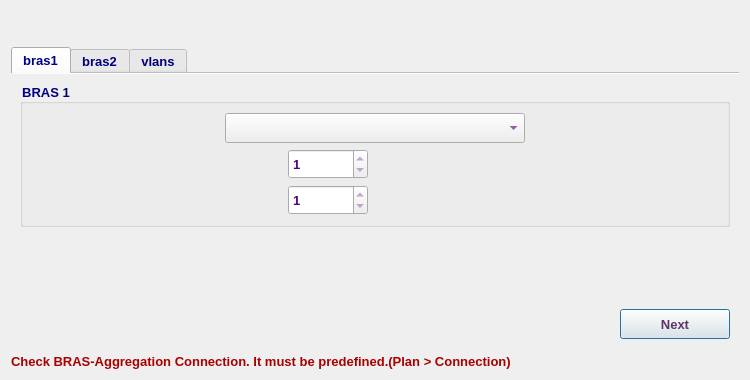
<?xml version="1.0" encoding="UTF-8"?>
<ui version="4.0">
 <class>Mxk819BrasPlanDialog</class>
 <widget class="QDialog" name="Mxk819BrasPlanDialog">
  <property name="geometry">
   <rect>
    <x>0</x>
    <y>0</y>
    <width>750</width>
    <height>380</height>
   </rect>
  </property>
  <property name="minimumSize">
   <size>
    <width>750</width>
    <height>380</height>
   </size>
  </property>
  <property name="maximumSize">
   <size>
    <width>751</width>
    <height>381</height>
   </size>
  </property>
  <property name="font">
   <font>
    <family>Tahoma</family>
    <pointsize>10</pointsize>
   </font>
  </property>
  <property name="windowTitle">
   <string>BRAS Plan</string>
  </property>
  <property name="windowIcon">
   <iconset resource="../../../../../image.qrc">
    <normaloff>:/Image/router.png</normaloff>:/Image/router.png</iconset>
  </property>
  <layout class="QVBoxLayout" name="verticalLayout_6">
   <item>
    <widget class="QLabel" name="dslamLbl">
     <property name="minimumSize">
      <size>
       <width>0</width>
       <height>30</height>
      </size>
     </property>
     <property name="maximumSize">
      <size>
       <width>16777215</width>
       <height>30</height>
      </size>
     </property>
     <property name="font">
      <font>
       <family>Tahoma</family>
       <pointsize>10</pointsize>
       <weight>75</weight>
       <bold>true</bold>
      </font>
     </property>
     <property name="styleSheet">
      <string notr="true">color: rgb(85, 0, 127);</string>
     </property>
     <property name="text">
      <string/>
     </property>
     <property name="alignment">
      <set>Qt::AlignCenter</set>
     </property>
    </widget>
   </item>
   <item>
    <widget class="QTabWidget" name="tabWidget">
     <property name="font">
      <font>
       <weight>75</weight>
       <bold>true</bold>
      </font>
     </property>
     <property name="styleSheet">
      <string notr="true">color: rgb(0, 0, 127);</string>
     </property>
     <property name="currentIndex">
      <number>0</number>
     </property>
     <property name="documentMode">
      <bool>true</bool>
     </property>
     <widget class="QWidget" name="bras1Tab">
      <attribute name="title">
       <string>bras1</string>
      </attribute>
      <layout class="QVBoxLayout" name="verticalLayout_7">
       <item>
        <widget class="QGroupBox" name="groupBox">
         <property name="font">
          <font>
           <family>Tahoma</family>
           <pointsize>10</pointsize>
           <weight>75</weight>
           <bold>true</bold>
          </font>
         </property>
         <property name="title">
          <string>BRAS 1</string>
         </property>
         <layout class="QVBoxLayout" name="verticalLayout">
          <item>
           <layout class="QHBoxLayout" name="horizontalLayout">
            <item>
             <spacer name="horizontalSpacer">
              <property name="font">
               <font>
                <family>Tahoma</family>
                <pointsize>10</pointsize>
               </font>
              </property>
              <property name="orientation">
               <enum>Qt::Horizontal</enum>
              </property>
              <property name="sizeHint" stdset="0">
               <size>
                <width>40</width>
                <height>20</height>
               </size>
              </property>
             </spacer>
            </item>
            <item>
             <widget class="QComboBox" name="bras1CB">
              <property name="minimumSize">
               <size>
                <width>300</width>
                <height>30</height>
               </size>
              </property>
              <property name="maximumSize">
               <size>
                <width>300</width>
                <height>30</height>
               </size>
              </property>
              <property name="font">
               <font>
                <family>Tahoma</family>
                <pointsize>10</pointsize>
                <weight>75</weight>
                <bold>true</bold>
               </font>
              </property>
              <property name="styleSheet">
               <string notr="true">color: rgb(85, 0, 127);</string>
              </property>
             </widget>
            </item>
            <item>
             <spacer name="horizontalSpacer_2">
              <property name="font">
               <font>
                <family>Tahoma</family>
                <pointsize>10</pointsize>
               </font>
              </property>
              <property name="orientation">
               <enum>Qt::Horizontal</enum>
              </property>
              <property name="sizeHint" stdset="0">
               <size>
                <width>40</width>
                <height>20</height>
               </size>
              </property>
             </spacer>
            </item>
           </layout>
          </item>
          <item>
           <layout class="QHBoxLayout" name="horizontalLayout_3">
            <item>
             <widget class="QLabel" name="b1a1Lbl">
              <property name="sizePolicy">
               <sizepolicy hsizetype="Expanding" vsizetype="Expanding">
                <horstretch>0</horstretch>
                <verstretch>0</verstretch>
               </sizepolicy>
              </property>
              <property name="minimumSize">
               <size>
                <width>250</width>
                <height>30</height>
               </size>
              </property>
              <property name="maximumSize">
               <size>
                <width>250</width>
                <height>30</height>
               </size>
              </property>
              <property name="font">
               <font>
                <family>Tahoma</family>
                <pointsize>10</pointsize>
                <weight>75</weight>
                <bold>true</bold>
               </font>
              </property>
              <property name="text">
               <string/>
              </property>
              <property name="wordWrap">
               <bool>true</bool>
              </property>
             </widget>
            </item>
            <item>
             <widget class="QSpinBox" name="bras1Agg1EthSB">
              <property name="minimumSize">
               <size>
                <width>80</width>
                <height>30</height>
               </size>
              </property>
              <property name="maximumSize">
               <size>
                <width>80</width>
                <height>30</height>
               </size>
              </property>
              <property name="font">
               <font>
                <family>Tahoma</family>
                <pointsize>10</pointsize>
                <weight>75</weight>
                <bold>true</bold>
               </font>
              </property>
              <property name="styleSheet">
               <string notr="true">color: rgb(85, 0, 127);</string>
              </property>
              <property name="readOnly">
               <bool>true</bool>
              </property>
              <property name="minimum">
               <number>-1</number>
              </property>
              <property name="maximum">
               <number>1000</number>
              </property>
              <property name="value">
               <number>1</number>
              </property>
             </widget>
            </item>
            <item>
             <spacer name="horizontalSpacer_3">
              <property name="font">
               <font>
                <family>Tahoma</family>
                <pointsize>10</pointsize>
               </font>
              </property>
              <property name="orientation">
               <enum>Qt::Horizontal</enum>
              </property>
              <property name="sizeHint" stdset="0">
               <size>
                <width>40</width>
                <height>20</height>
               </size>
              </property>
             </spacer>
            </item>
           </layout>
          </item>
          <item>
           <layout class="QHBoxLayout" name="horizontalLayout_2">
            <item>
             <widget class="QLabel" name="b1a2Lbl">
              <property name="sizePolicy">
               <sizepolicy hsizetype="Expanding" vsizetype="Expanding">
                <horstretch>0</horstretch>
                <verstretch>0</verstretch>
               </sizepolicy>
              </property>
              <property name="minimumSize">
               <size>
                <width>250</width>
                <height>30</height>
               </size>
              </property>
              <property name="maximumSize">
               <size>
                <width>250</width>
                <height>30</height>
               </size>
              </property>
              <property name="font">
               <font>
                <family>Tahoma</family>
                <pointsize>10</pointsize>
                <weight>75</weight>
                <bold>true</bold>
               </font>
              </property>
              <property name="text">
               <string/>
              </property>
              <property name="wordWrap">
               <bool>true</bool>
              </property>
             </widget>
            </item>
            <item>
             <widget class="QSpinBox" name="bras1Agg2EthSB">
              <property name="minimumSize">
               <size>
                <width>80</width>
                <height>30</height>
               </size>
              </property>
              <property name="maximumSize">
               <size>
                <width>80</width>
                <height>30</height>
               </size>
              </property>
              <property name="font">
               <font>
                <family>Tahoma</family>
                <pointsize>10</pointsize>
                <weight>75</weight>
                <bold>true</bold>
               </font>
              </property>
              <property name="styleSheet">
               <string notr="true">color: rgb(85, 0, 127);</string>
              </property>
              <property name="readOnly">
               <bool>true</bool>
              </property>
              <property name="minimum">
               <number>-1</number>
              </property>
              <property name="maximum">
               <number>1000</number>
              </property>
              <property name="value">
               <number>1</number>
              </property>
             </widget>
            </item>
            <item>
             <spacer name="horizontalSpacer_4">
              <property name="font">
               <font>
                <family>Tahoma</family>
                <pointsize>10</pointsize>
               </font>
              </property>
              <property name="orientation">
               <enum>Qt::Horizontal</enum>
              </property>
              <property name="sizeHint" stdset="0">
               <size>
                <width>40</width>
                <height>20</height>
               </size>
              </property>
             </spacer>
            </item>
           </layout>
          </item>
         </layout>
        </widget>
       </item>
       <item>
        <spacer name="verticalSpacer_3">
         <property name="orientation">
          <enum>Qt::Vertical</enum>
         </property>
         <property name="sizeHint" stdset="0">
          <size>
           <width>20</width>
           <height>59</height>
          </size>
         </property>
        </spacer>
       </item>
       <item>
        <layout class="QHBoxLayout" name="horizontalLayout_12">
         <item>
          <spacer name="horizontalSpacer_10">
           <property name="font">
            <font>
             <family>Tahoma</family>
             <pointsize>10</pointsize>
            </font>
           </property>
           <property name="orientation">
            <enum>Qt::Horizontal</enum>
           </property>
           <property name="sizeHint" stdset="0">
            <size>
             <width>40</width>
             <height>20</height>
            </size>
           </property>
          </spacer>
         </item>
         <item>
          <widget class="QPushButton" name="next1Btn">
           <property name="enabled">
            <bool>true</bool>
           </property>
           <property name="sizePolicy">
            <sizepolicy hsizetype="Preferred" vsizetype="Preferred">
             <horstretch>0</horstretch>
             <verstretch>0</verstretch>
            </sizepolicy>
           </property>
           <property name="minimumSize">
            <size>
             <width>110</width>
             <height>30</height>
            </size>
           </property>
           <property name="maximumSize">
            <size>
             <width>100</width>
             <height>30</height>
            </size>
           </property>
           <property name="font">
            <font>
             <family>Tahoma</family>
             <pointsize>10</pointsize>
             <weight>75</weight>
             <bold>true</bold>
            </font>
           </property>
           <property name="styleSheet">
            <string notr="true">color: rgb(92, 53, 102);</string>
           </property>
           <property name="text">
            <string>Next</string>
           </property>
           <property name="icon">
            <iconset resource="../../../../../image.qrc">
             <normaloff>:/Image/next.png</normaloff>:/Image/next.png</iconset>
           </property>
           <property name="iconSize">
            <size>
             <width>20</width>
             <height>20</height>
            </size>
           </property>
          </widget>
         </item>
        </layout>
       </item>
      </layout>
     </widget>
     <widget class="QWidget" name="bras2Tab">
      <attribute name="title">
       <string>bras2</string>
      </attribute>
      <layout class="QVBoxLayout" name="verticalLayout_5">
       <item>
        <widget class="QCheckBox" name="bras2EnCB">
         <property name="font">
          <font>
           <family>Tahoma</family>
           <pointsize>10</pointsize>
           <weight>75</weight>
           <bold>true</bold>
          </font>
         </property>
         <property name="styleSheet">
          <string notr="true">color: rgb(170, 0, 0);</string>
         </property>
         <property name="text">
          <string>BRAS2 Enabel</string>
         </property>
         <property name="checked">
          <bool>true</bool>
         </property>
        </widget>
       </item>
       <item>
        <widget class="QGroupBox" name="bras2GB">
         <property name="font">
          <font>
           <family>Tahoma</family>
           <pointsize>10</pointsize>
           <weight>75</weight>
           <bold>true</bold>
          </font>
         </property>
         <property name="title">
          <string>BRAS 2</string>
         </property>
         <layout class="QVBoxLayout" name="verticalLayout_2">
          <item>
           <layout class="QHBoxLayout" name="horizontalLayout_4">
            <item>
             <spacer name="horizontalSpacer_5">
              <property name="font">
               <font>
                <family>Tahoma</family>
                <pointsize>10</pointsize>
               </font>
              </property>
              <property name="orientation">
               <enum>Qt::Horizontal</enum>
              </property>
              <property name="sizeHint" stdset="0">
               <size>
                <width>40</width>
                <height>20</height>
               </size>
              </property>
             </spacer>
            </item>
            <item>
             <widget class="QComboBox" name="bras2CB">
              <property name="minimumSize">
               <size>
                <width>300</width>
                <height>30</height>
               </size>
              </property>
              <property name="maximumSize">
               <size>
                <width>300</width>
                <height>30</height>
               </size>
              </property>
              <property name="font">
               <font>
                <family>Tahoma</family>
                <pointsize>10</pointsize>
                <weight>75</weight>
                <bold>true</bold>
               </font>
              </property>
              <property name="styleSheet">
               <string notr="true">color: rgb(85, 0, 127);</string>
              </property>
             </widget>
            </item>
            <item>
             <spacer name="horizontalSpacer_6">
              <property name="font">
               <font>
                <family>Tahoma</family>
                <pointsize>10</pointsize>
               </font>
              </property>
              <property name="orientation">
               <enum>Qt::Horizontal</enum>
              </property>
              <property name="sizeHint" stdset="0">
               <size>
                <width>40</width>
                <height>20</height>
               </size>
              </property>
             </spacer>
            </item>
           </layout>
          </item>
          <item>
           <layout class="QHBoxLayout" name="horizontalLayout_5">
            <item>
             <widget class="QLabel" name="b2a1Lbl">
              <property name="sizePolicy">
               <sizepolicy hsizetype="Expanding" vsizetype="Expanding">
                <horstretch>0</horstretch>
                <verstretch>0</verstretch>
               </sizepolicy>
              </property>
              <property name="minimumSize">
               <size>
                <width>250</width>
                <height>30</height>
               </size>
              </property>
              <property name="maximumSize">
               <size>
                <width>250</width>
                <height>30</height>
               </size>
              </property>
              <property name="font">
               <font>
                <family>Tahoma</family>
                <pointsize>10</pointsize>
                <weight>75</weight>
                <bold>true</bold>
               </font>
              </property>
              <property name="styleSheet">
               <string notr="true">color: rgb(0, 0, 127);</string>
              </property>
              <property name="text">
               <string/>
              </property>
              <property name="wordWrap">
               <bool>true</bool>
              </property>
             </widget>
            </item>
            <item>
             <widget class="QSpinBox" name="bras2Agg1EthSB">
              <property name="minimumSize">
               <size>
                <width>80</width>
                <height>30</height>
               </size>
              </property>
              <property name="maximumSize">
               <size>
                <width>80</width>
                <height>30</height>
               </size>
              </property>
              <property name="font">
               <font>
                <family>Tahoma</family>
                <pointsize>10</pointsize>
                <weight>75</weight>
                <bold>true</bold>
               </font>
              </property>
              <property name="styleSheet">
               <string notr="true">color: rgb(85, 0, 127);</string>
              </property>
              <property name="readOnly">
               <bool>true</bool>
              </property>
              <property name="minimum">
               <number>-1</number>
              </property>
              <property name="maximum">
               <number>1000</number>
              </property>
              <property name="value">
               <number>1</number>
              </property>
             </widget>
            </item>
            <item>
             <spacer name="horizontalSpacer_7">
              <property name="font">
               <font>
                <family>Tahoma</family>
                <pointsize>10</pointsize>
               </font>
              </property>
              <property name="orientation">
               <enum>Qt::Horizontal</enum>
              </property>
              <property name="sizeHint" stdset="0">
               <size>
                <width>40</width>
                <height>20</height>
               </size>
              </property>
             </spacer>
            </item>
           </layout>
          </item>
          <item>
           <layout class="QHBoxLayout" name="horizontalLayout_6">
            <item>
             <widget class="QLabel" name="b2a2Lbl">
              <property name="sizePolicy">
               <sizepolicy hsizetype="Expanding" vsizetype="Expanding">
                <horstretch>0</horstretch>
                <verstretch>0</verstretch>
               </sizepolicy>
              </property>
              <property name="minimumSize">
               <size>
                <width>250</width>
                <height>30</height>
               </size>
              </property>
              <property name="maximumSize">
               <size>
                <width>250</width>
                <height>30</height>
               </size>
              </property>
              <property name="font">
               <font>
                <family>Tahoma</family>
                <pointsize>10</pointsize>
                <weight>75</weight>
                <bold>true</bold>
               </font>
              </property>
              <property name="styleSheet">
               <string notr="true">color: rgb(0, 0, 127);</string>
              </property>
              <property name="text">
               <string/>
              </property>
              <property name="wordWrap">
               <bool>true</bool>
              </property>
             </widget>
            </item>
            <item>
             <widget class="QSpinBox" name="bras2Agg2EthSB">
              <property name="minimumSize">
               <size>
                <width>80</width>
                <height>30</height>
               </size>
              </property>
              <property name="maximumSize">
               <size>
                <width>80</width>
                <height>30</height>
               </size>
              </property>
              <property name="font">
               <font>
                <family>Tahoma</family>
                <pointsize>10</pointsize>
                <weight>75</weight>
                <bold>true</bold>
               </font>
              </property>
              <property name="styleSheet">
               <string notr="true">color: rgb(85, 0, 127);</string>
              </property>
              <property name="readOnly">
               <bool>true</bool>
              </property>
              <property name="minimum">
               <number>-1</number>
              </property>
              <property name="maximum">
               <number>1000</number>
              </property>
              <property name="value">
               <number>1</number>
              </property>
             </widget>
            </item>
            <item>
             <spacer name="horizontalSpacer_8">
              <property name="font">
               <font>
                <family>Tahoma</family>
                <pointsize>10</pointsize>
               </font>
              </property>
              <property name="orientation">
               <enum>Qt::Horizontal</enum>
              </property>
              <property name="sizeHint" stdset="0">
               <size>
                <width>40</width>
                <height>20</height>
               </size>
              </property>
             </spacer>
            </item>
           </layout>
          </item>
         </layout>
        </widget>
       </item>
       <item>
        <spacer name="verticalSpacer">
         <property name="orientation">
          <enum>Qt::Vertical</enum>
         </property>
         <property name="sizeHint" stdset="0">
          <size>
           <width>20</width>
           <height>40</height>
          </size>
         </property>
        </spacer>
       </item>
       <item>
        <layout class="QHBoxLayout" name="horizontalLayout_13">
         <item>
          <widget class="QPushButton" name="Back2Btn">
           <property name="sizePolicy">
            <sizepolicy hsizetype="Preferred" vsizetype="Preferred">
             <horstretch>0</horstretch>
             <verstretch>0</verstretch>
            </sizepolicy>
           </property>
           <property name="minimumSize">
            <size>
             <width>100</width>
             <height>30</height>
            </size>
           </property>
           <property name="maximumSize">
            <size>
             <width>16777215</width>
             <height>30</height>
            </size>
           </property>
           <property name="font">
            <font>
             <family>Tahoma</family>
             <pointsize>10</pointsize>
             <weight>75</weight>
             <bold>true</bold>
            </font>
           </property>
           <property name="styleSheet">
            <string notr="true">color: rgb(92, 53, 102);</string>
           </property>
           <property name="text">
            <string>Back</string>
           </property>
           <property name="icon">
            <iconset resource="../../../../../image.qrc">
             <normaloff>:/Image/back.png</normaloff>:/Image/back.png</iconset>
           </property>
          </widget>
         </item>
         <item>
          <spacer name="horizontalSpacer_11">
           <property name="font">
            <font>
             <family>Tahoma</family>
             <pointsize>10</pointsize>
            </font>
           </property>
           <property name="orientation">
            <enum>Qt::Horizontal</enum>
           </property>
           <property name="sizeHint" stdset="0">
            <size>
             <width>40</width>
             <height>20</height>
            </size>
           </property>
          </spacer>
         </item>
         <item>
          <widget class="QPushButton" name="next2Btn">
           <property name="enabled">
            <bool>true</bool>
           </property>
           <property name="sizePolicy">
            <sizepolicy hsizetype="Preferred" vsizetype="Preferred">
             <horstretch>0</horstretch>
             <verstretch>0</verstretch>
            </sizepolicy>
           </property>
           <property name="minimumSize">
            <size>
             <width>110</width>
             <height>30</height>
            </size>
           </property>
           <property name="maximumSize">
            <size>
             <width>100</width>
             <height>30</height>
            </size>
           </property>
           <property name="font">
            <font>
             <family>Tahoma</family>
             <pointsize>10</pointsize>
             <weight>75</weight>
             <bold>true</bold>
            </font>
           </property>
           <property name="styleSheet">
            <string notr="true">color: rgb(92, 53, 102);</string>
           </property>
           <property name="text">
            <string>Next</string>
           </property>
           <property name="icon">
            <iconset resource="../../../../../image.qrc">
             <normaloff>:/Image/next.png</normaloff>:/Image/next.png</iconset>
           </property>
           <property name="iconSize">
            <size>
             <width>20</width>
             <height>20</height>
            </size>
           </property>
          </widget>
         </item>
        </layout>
       </item>
      </layout>
     </widget>
     <widget class="QWidget" name="vlanTab">
      <attribute name="title">
       <string>vlans</string>
      </attribute>
      <layout class="QVBoxLayout" name="verticalLayout_4">
       <item>
        <widget class="QGroupBox" name="groupBox_3">
         <property name="font">
          <font>
           <family>Tahoma</family>
           <pointsize>10</pointsize>
           <weight>75</weight>
           <bold>true</bold>
          </font>
         </property>
         <property name="styleSheet">
          <string notr="true">color: rgb(0, 0, 127);</string>
         </property>
         <property name="title">
          <string>Sub-Interfaces</string>
         </property>
         <layout class="QVBoxLayout" name="verticalLayout_3">
          <item>
           <layout class="QHBoxLayout" name="horizontalLayout_8">
            <item>
             <widget class="QLabel" name="label_5">
              <property name="minimumSize">
               <size>
                <width>60</width>
                <height>30</height>
               </size>
              </property>
              <property name="maximumSize">
               <size>
                <width>60</width>
                <height>30</height>
               </size>
              </property>
              <property name="font">
               <font>
                <family>Tahoma</family>
                <pointsize>10</pointsize>
                <weight>75</weight>
                <bold>true</bold>
               </font>
              </property>
              <property name="styleSheet">
               <string notr="true">color: rgb(0, 0, 127);</string>
              </property>
              <property name="text">
               <string>VLAN</string>
              </property>
             </widget>
            </item>
            <item>
             <widget class="QComboBox" name="vlan500CB">
              <property name="minimumSize">
               <size>
                <width>100</width>
                <height>30</height>
               </size>
              </property>
              <property name="maximumSize">
               <size>
                <width>100</width>
                <height>30</height>
               </size>
              </property>
              <property name="font">
               <font>
                <family>Tahoma</family>
                <pointsize>10</pointsize>
                <weight>75</weight>
                <bold>true</bold>
               </font>
              </property>
              <property name="styleSheet">
               <string notr="true">color: rgb(85, 0, 127);</string>
              </property>
             </widget>
            </item>
            <item>
             <widget class="QLineEdit" name="v500DescLE">
              <property name="sizePolicy">
               <sizepolicy hsizetype="Expanding" vsizetype="Preferred">
                <horstretch>0</horstretch>
                <verstretch>0</verstretch>
               </sizepolicy>
              </property>
              <property name="minimumSize">
               <size>
                <width>500</width>
                <height>30</height>
               </size>
              </property>
              <property name="maximumSize">
               <size>
                <width>7000</width>
                <height>30</height>
               </size>
              </property>
              <property name="font">
               <font>
                <family>Tahoma</family>
                <pointsize>10</pointsize>
                <weight>75</weight>
                <bold>true</bold>
               </font>
              </property>
              <property name="styleSheet">
               <string notr="true">color: rgb(85, 0, 127);</string>
              </property>
              <property name="readOnly">
               <bool>true</bool>
              </property>
              <property name="placeholderText">
               <string>NN-S9303-Agg#-PPPOE-VLAN5XX-EQ-T-P-SN</string>
              </property>
             </widget>
            </item>
           </layout>
          </item>
          <item>
           <layout class="QHBoxLayout" name="horizontalLayout_9">
            <item>
             <widget class="QLabel" name="label_6">
              <property name="minimumSize">
               <size>
                <width>60</width>
                <height>30</height>
               </size>
              </property>
              <property name="maximumSize">
               <size>
                <width>60</width>
                <height>30</height>
               </size>
              </property>
              <property name="font">
               <font>
                <family>Tahoma</family>
                <pointsize>10</pointsize>
                <weight>75</weight>
                <bold>true</bold>
               </font>
              </property>
              <property name="styleSheet">
               <string notr="true">color: rgb(0, 0, 127);</string>
              </property>
              <property name="text">
               <string>VLAN</string>
              </property>
             </widget>
            </item>
            <item>
             <widget class="QComboBox" name="vlan600CB">
              <property name="minimumSize">
               <size>
                <width>100</width>
                <height>30</height>
               </size>
              </property>
              <property name="maximumSize">
               <size>
                <width>100</width>
                <height>30</height>
               </size>
              </property>
              <property name="font">
               <font>
                <family>Tahoma</family>
                <pointsize>10</pointsize>
                <weight>75</weight>
                <bold>true</bold>
               </font>
              </property>
              <property name="styleSheet">
               <string notr="true">color: rgb(85, 0, 127);</string>
              </property>
             </widget>
            </item>
            <item>
             <widget class="QLineEdit" name="v600DescLE">
              <property name="sizePolicy">
               <sizepolicy hsizetype="Expanding" vsizetype="Preferred">
                <horstretch>0</horstretch>
                <verstretch>0</verstretch>
               </sizepolicy>
              </property>
              <property name="minimumSize">
               <size>
                <width>500</width>
                <height>30</height>
               </size>
              </property>
              <property name="maximumSize">
               <size>
                <width>7000</width>
                <height>30</height>
               </size>
              </property>
              <property name="font">
               <font>
                <family>Tahoma</family>
                <pointsize>10</pointsize>
                <weight>75</weight>
                <bold>true</bold>
               </font>
              </property>
              <property name="styleSheet">
               <string notr="true">color: rgb(85, 0, 127);</string>
              </property>
              <property name="readOnly">
               <bool>true</bool>
              </property>
              <property name="placeholderText">
               <string>NN-S9303-Agg#-PPPOE-VLAN5XX-EQ-T-P-SN</string>
              </property>
             </widget>
            </item>
           </layout>
          </item>
          <item>
           <layout class="QHBoxLayout" name="horizontalLayout_10">
            <item>
             <widget class="QLabel" name="label_7">
              <property name="minimumSize">
               <size>
                <width>60</width>
                <height>30</height>
               </size>
              </property>
              <property name="maximumSize">
               <size>
                <width>60</width>
                <height>30</height>
               </size>
              </property>
              <property name="font">
               <font>
                <family>Tahoma</family>
                <pointsize>10</pointsize>
                <weight>75</weight>
                <bold>true</bold>
               </font>
              </property>
              <property name="styleSheet">
               <string notr="true">color: rgb(0, 0, 127);</string>
              </property>
              <property name="text">
               <string>VLAN</string>
              </property>
             </widget>
            </item>
            <item>
             <widget class="QComboBox" name="vlan700CB">
              <property name="minimumSize">
               <size>
                <width>100</width>
                <height>30</height>
               </size>
              </property>
              <property name="maximumSize">
               <size>
                <width>100</width>
                <height>30</height>
               </size>
              </property>
              <property name="font">
               <font>
                <family>Tahoma</family>
                <pointsize>10</pointsize>
                <weight>75</weight>
                <bold>true</bold>
               </font>
              </property>
              <property name="styleSheet">
               <string notr="true">color: rgb(85, 0, 127);</string>
              </property>
             </widget>
            </item>
            <item>
             <widget class="QLineEdit" name="v700DescLE">
              <property name="sizePolicy">
               <sizepolicy hsizetype="Expanding" vsizetype="Preferred">
                <horstretch>0</horstretch>
                <verstretch>0</verstretch>
               </sizepolicy>
              </property>
              <property name="minimumSize">
               <size>
                <width>500</width>
                <height>30</height>
               </size>
              </property>
              <property name="maximumSize">
               <size>
                <width>7000</width>
                <height>30</height>
               </size>
              </property>
              <property name="font">
               <font>
                <family>Tahoma</family>
                <pointsize>10</pointsize>
                <weight>75</weight>
                <bold>true</bold>
               </font>
              </property>
              <property name="styleSheet">
               <string notr="true">color: rgb(85, 0, 127);</string>
              </property>
              <property name="readOnly">
               <bool>true</bool>
              </property>
              <property name="placeholderText">
               <string>NN-S9303-Agg#-PPPOE-VLAN5XX-EQ-T-P-SN</string>
              </property>
             </widget>
            </item>
           </layout>
          </item>
          <item>
           <layout class="QHBoxLayout" name="horizontalLayout_11">
            <item>
             <widget class="QLabel" name="label_8">
              <property name="minimumSize">
               <size>
                <width>60</width>
                <height>30</height>
               </size>
              </property>
              <property name="maximumSize">
               <size>
                <width>60</width>
                <height>30</height>
               </size>
              </property>
              <property name="font">
               <font>
                <family>Tahoma</family>
                <pointsize>10</pointsize>
                <weight>75</weight>
                <bold>true</bold>
               </font>
              </property>
              <property name="styleSheet">
               <string notr="true">color: rgb(0, 0, 127);</string>
              </property>
              <property name="text">
               <string>VLAN</string>
              </property>
             </widget>
            </item>
            <item>
             <widget class="QComboBox" name="vlan800CB">
              <property name="minimumSize">
               <size>
                <width>100</width>
                <height>30</height>
               </size>
              </property>
              <property name="maximumSize">
               <size>
                <width>100</width>
                <height>30</height>
               </size>
              </property>
              <property name="font">
               <font>
                <family>Tahoma</family>
                <pointsize>10</pointsize>
                <weight>75</weight>
                <bold>true</bold>
               </font>
              </property>
              <property name="styleSheet">
               <string notr="true">color: rgb(85, 0, 127);</string>
              </property>
             </widget>
            </item>
            <item>
             <widget class="QLineEdit" name="v800DescLE">
              <property name="sizePolicy">
               <sizepolicy hsizetype="Expanding" vsizetype="Preferred">
                <horstretch>0</horstretch>
                <verstretch>0</verstretch>
               </sizepolicy>
              </property>
              <property name="minimumSize">
               <size>
                <width>500</width>
                <height>30</height>
               </size>
              </property>
              <property name="maximumSize">
               <size>
                <width>7000</width>
                <height>30</height>
               </size>
              </property>
              <property name="font">
               <font>
                <family>Tahoma</family>
                <pointsize>10</pointsize>
                <weight>75</weight>
                <bold>true</bold>
               </font>
              </property>
              <property name="styleSheet">
               <string notr="true">color: rgb(85, 0, 127);</string>
              </property>
              <property name="readOnly">
               <bool>true</bool>
              </property>
              <property name="placeholderText">
               <string>NN-S9303-Agg#-PPPOE-VLAN5XX-EQ-T-P-SN</string>
              </property>
             </widget>
            </item>
           </layout>
          </item>
         </layout>
        </widget>
       </item>
       <item>
        <spacer name="verticalSpacer_2">
         <property name="orientation">
          <enum>Qt::Vertical</enum>
         </property>
         <property name="sizeHint" stdset="0">
          <size>
           <width>20</width>
           <height>40</height>
          </size>
         </property>
        </spacer>
       </item>
       <item>
        <layout class="QHBoxLayout" name="horizontalLayout_7">
         <item>
          <widget class="QPushButton" name="vlanBackBtn">
           <property name="sizePolicy">
            <sizepolicy hsizetype="Preferred" vsizetype="Preferred">
             <horstretch>0</horstretch>
             <verstretch>0</verstretch>
            </sizepolicy>
           </property>
           <property name="minimumSize">
            <size>
             <width>100</width>
             <height>30</height>
            </size>
           </property>
           <property name="maximumSize">
            <size>
             <width>16777215</width>
             <height>30</height>
            </size>
           </property>
           <property name="font">
            <font>
             <family>Tahoma</family>
             <pointsize>10</pointsize>
             <weight>75</weight>
             <bold>true</bold>
            </font>
           </property>
           <property name="styleSheet">
            <string notr="true">color: rgb(92, 53, 102);</string>
           </property>
           <property name="text">
            <string>Back</string>
           </property>
           <property name="icon">
            <iconset resource="../../../../../image.qrc">
             <normaloff>:/Image/back.png</normaloff>:/Image/back.png</iconset>
           </property>
          </widget>
         </item>
         <item>
          <spacer name="horizontalSpacer_9">
           <property name="font">
            <font>
             <family>Tahoma</family>
             <pointsize>10</pointsize>
            </font>
           </property>
           <property name="orientation">
            <enum>Qt::Horizontal</enum>
           </property>
           <property name="sizeHint" stdset="0">
            <size>
             <width>40</width>
             <height>20</height>
            </size>
           </property>
          </spacer>
         </item>
         <item>
          <widget class="QPushButton" name="okBtn">
           <property name="enabled">
            <bool>false</bool>
           </property>
           <property name="sizePolicy">
            <sizepolicy hsizetype="Preferred" vsizetype="Preferred">
             <horstretch>0</horstretch>
             <verstretch>0</verstretch>
            </sizepolicy>
           </property>
           <property name="minimumSize">
            <size>
             <width>110</width>
             <height>30</height>
            </size>
           </property>
           <property name="maximumSize">
            <size>
             <width>200</width>
             <height>30</height>
            </size>
           </property>
           <property name="font">
            <font>
             <family>Tahoma</family>
             <pointsize>10</pointsize>
             <weight>75</weight>
             <bold>true</bold>
            </font>
           </property>
           <property name="styleSheet">
            <string notr="true">color: rgb(92, 53, 102);</string>
           </property>
           <property name="text">
            <string>Confirm</string>
           </property>
           <property name="icon">
            <iconset resource="../../../../../image.qrc">
             <normaloff>:/Image/plan.png</normaloff>:/Image/plan.png</iconset>
           </property>
           <property name="iconSize">
            <size>
             <width>20</width>
             <height>20</height>
            </size>
           </property>
          </widget>
         </item>
        </layout>
       </item>
      </layout>
     </widget>
    </widget>
   </item>
   <item>
    <widget class="QLabel" name="infoLbl">
     <property name="font">
      <font>
       <family>Tahoma</family>
       <pointsize>10</pointsize>
       <weight>75</weight>
       <bold>true</bold>
      </font>
     </property>
     <property name="styleSheet">
      <string notr="true">color: rgb(170, 0, 0);</string>
     </property>
     <property name="text">
      <string>Check BRAS-Aggregation Connection. It must be predefined.(Plan &gt; Connection)</string>
     </property>
    </widget>
   </item>
  </layout>
 </widget>
 <tabstops>
  <tabstop>bras1CB</tabstop>
  <tabstop>bras1Agg1EthSB</tabstop>
  <tabstop>bras1Agg2EthSB</tabstop>
  <tabstop>bras2CB</tabstop>
  <tabstop>bras2Agg1EthSB</tabstop>
  <tabstop>bras2Agg2EthSB</tabstop>
  <tabstop>vlan500CB</tabstop>
  <tabstop>v500DescLE</tabstop>
  <tabstop>vlan600CB</tabstop>
  <tabstop>v600DescLE</tabstop>
  <tabstop>vlan700CB</tabstop>
  <tabstop>v700DescLE</tabstop>
  <tabstop>vlan800CB</tabstop>
  <tabstop>v800DescLE</tabstop>
  <tabstop>okBtn</tabstop>
 </tabstops>
 <resources>
  <include location="../../../../../image.qrc"/>
 </resources>
 <connections/>
</ui>
